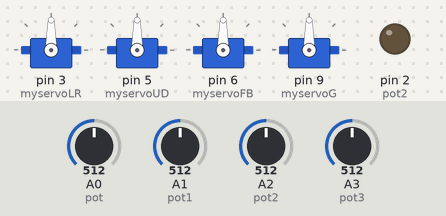
Bench run of a sketch on a simulated Arduino Uno, built with avr-gcc and run on an emulated ATmega328P. Parts: 4 × servo, output pins drawn as LEDs (lit = HIGH). The test bench sets the inputs (shaded band); at power-on: A0 (pot) = 512, A1 (pot1) = 512, A2 (pot2) = 512, A3 (pot3) = 512.

Above: at 4.2 s.
4.3 s: A0 (pot) set to 716
At 5.3 s:
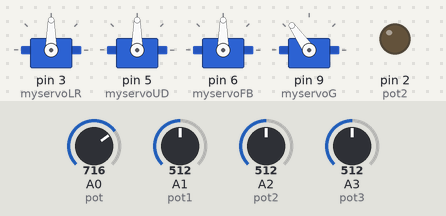
5.8 s: A1 (pot1) set to 716
At 6.9 s:
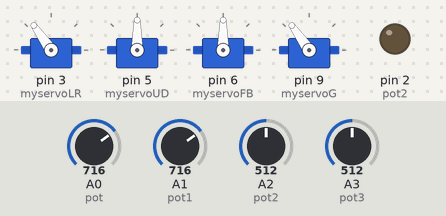
7.3 s: A2 (pot2) set to 716
At 8.5 s:
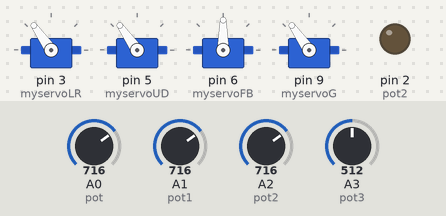
8.8 s: A3 (pot3) set to 716
At 10.0 s:
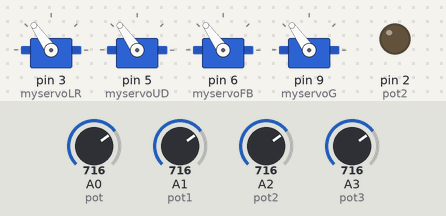
10.3 s: A0 (pot) set to 992
At 10.7 s:
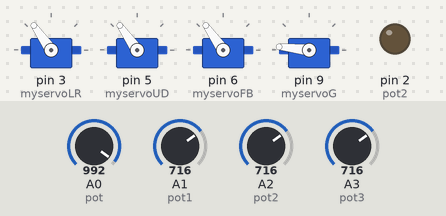
11.8 s: A1 (pot1) set to 992
At 12.3 s:
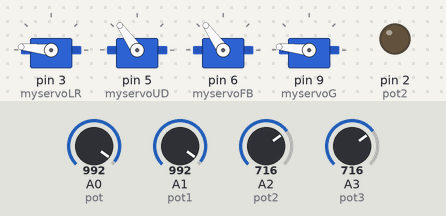
Timing chart, 0 to 14.3 s (numbered marks = the images above; inputs shaded):
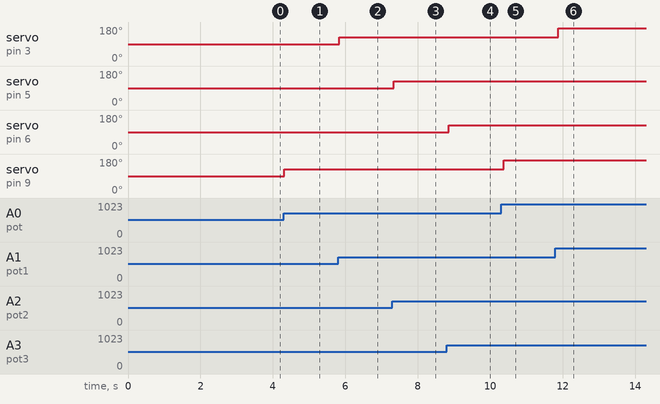

The sketch:

_4_pots.ino
```cpp
#include <Servo.h>
Servo myservoLR, myservoUD, myservoFB, myservoG;
int pot=0;
int pot1=1;
int pot2=2;
int pot3=3;
int p0;
int p1;
int p2;
int p3;

int posUD = 90;    // up down control
int posLR = 90;    // LR control
int posFB = 90;    // FB control
int posG = 90;     // grabber control
int d = 1000;
int speedDelay = 8;
int i = 0;

void setup() {
  // put your setup code here, to run once:
Serial.begin(9600);
pinMode(pot,OUTPUT);
pinMode(pot1,OUTPUT);
pinMode(pot2,OUTPUT);
pinMode(pot3,OUTPUT);
  myservoLR.attach(3);   // left right servo
  myservoUD.attach(5);   // up down servo
  myservoFB.attach(6);   // forward-back servo
  myservoG.attach(9);   // grabber servo
  Serial.begin(9600);          //  setup serial
  myservoLR.write(posLR);   // set LR to mid-point
  delay(d);
  myservoUD.write(posUD);  // set UD to mid-point
  delay(d);
  myservoFB.write(posFB);  // set FB to mid-point
  delay(d);
  myservoG.write(posG);  // set grabber to mid-point
}

void loop() {
  // put your main code here, to run repeatedly:
p0= analogRead(pot);
p1= analogRead(pot1);
p2= analogRead(pot2);
p3= analogRead(pot3);
posG=map(p0,0,1023,0,180);
posLR= map(p1,0,1023,0,180);
posUD= map(p2,0,1023,0,180);
posFB= map(p3,0,1023,0,180);
myservoLR.write(posLR);
myservoG.write(posG);
myservoUD.write(posUD);
myservoFB.write(posFB);
delay(100);

/*
Serial.print("POT");
Serial.print(analogRead(pot));
Serial.print(" POT1 ");
Serial.print(analogRead(pot1));
Serial.print(" POT2 ");
Serial.print(analogRead(pot2));
Serial.print(" POT3 ");
Serial.println(analogRead(pot3));*/

}
```

Measured:
- after the input at 4.3 s, servo on pin 9 (myservoG): 90° → 125° at once
- after the input at 5.8 s, servo on pin 3 (myservoLR): 90° → 125° at once
- after the input at 7.3 s, servo on pin 5 (myservoUD): 90° → 125° at once
- after the input at 8.8 s, servo on pin 6 (myservoFB): 90° → 125° after 0.06 s
- after the input at 10.3 s, servo on pin 9 (myservoG): 125° → 174° after 0.07 s
- after the input at 11.8 s, servo on pin 3 (myservoLR): 125° → 174° after 0.08 s
